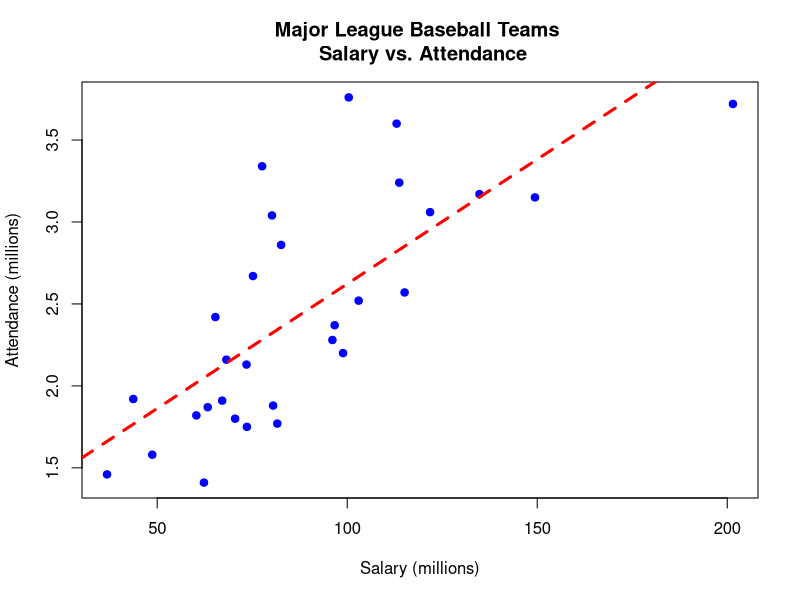

Generate this figure with R:
# Michael Uftring
# Indiana University
# V506 - Statistical Analysis, Summer 2018
# Homework 3 : analysis of Baseball data
# --------------------------------------------------

library(readr)

baseball <- read_csv("2009Baseball.csv.xls")
#View(baseball)

# (a) Let attendance be the dependent variable and total team salary be the 
# independent variable (note, both variables are measured in millions). 
# Construct a scatterplot of the two variables. From the diagram, does there 
# seem to be a direct relationship between the two variables?

plot(baseball$Attendance~baseball$Salary, 
     pch=19, 
     col="blue", 
     main = "Major League Baseball Teams \n Salary vs. Attendance",
     xlab = "Salary (millions)", 
     ylab = "Attendance (millions)")
abline(lm(baseball$Attendance~baseball$Salary),col="red",lty=2,lwd=3)

# (b) Estimate a linear regression model for these variables, and interpret 
# all of your results.

yhat <- function(a, b, x) {
  return (a+(b*x))
}

cor.test(baseball$Salary, baseball$Attendance)

lm(Attendance~Salary, data=baseball)
model <- lm(Attendance~Salary, data=baseball)

summary(model)

a <- model$coefficients['(Intercept)']
b <- model$coefficients['Salary']

# (c) What is the expected attendance for a team with a salary of $80 million?

yhat(a, b, 80)

# (d) If the owners pay an additional $30 million, how many more people could 
# they expect to attend?

yhat(0, b, 30)
